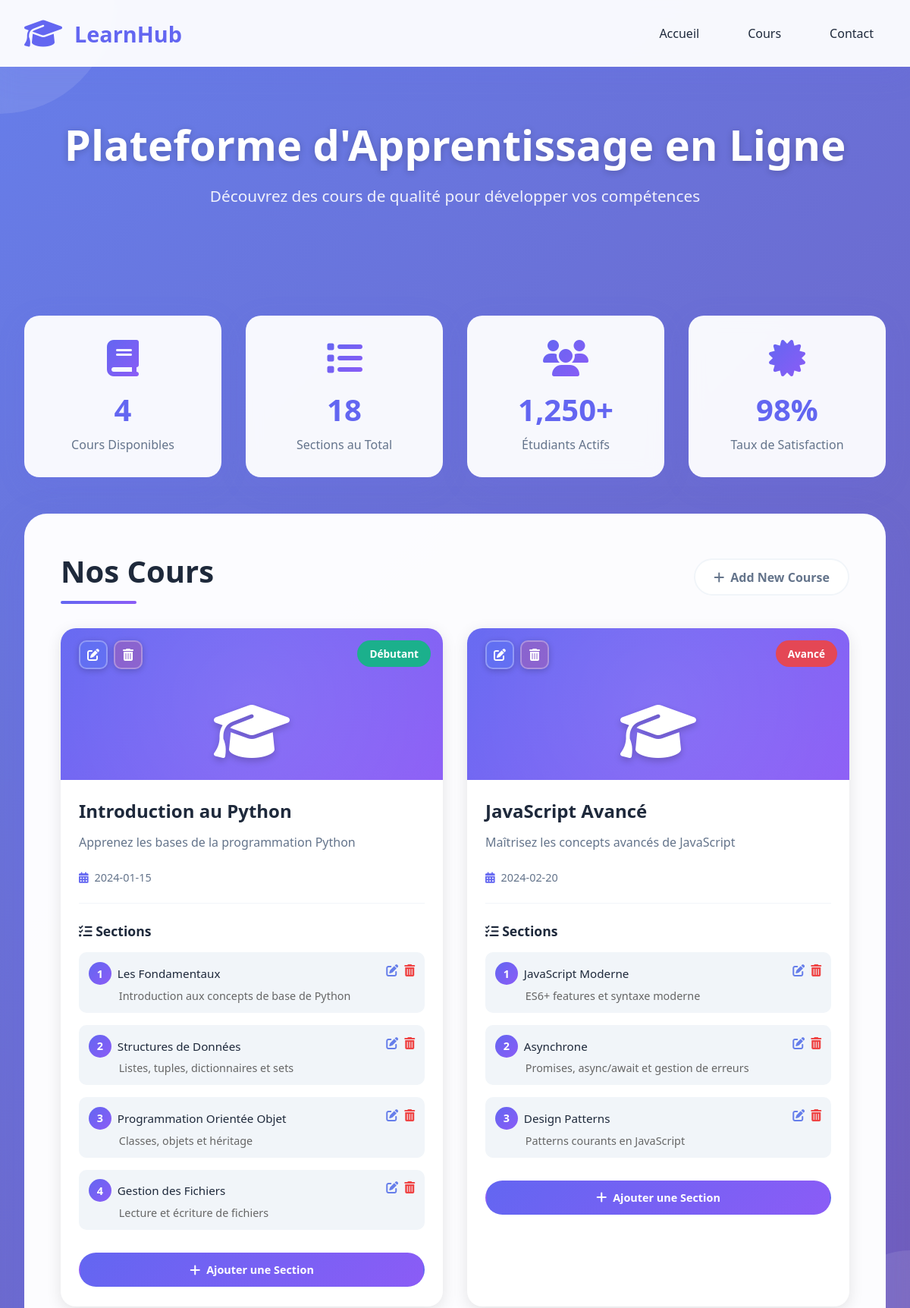
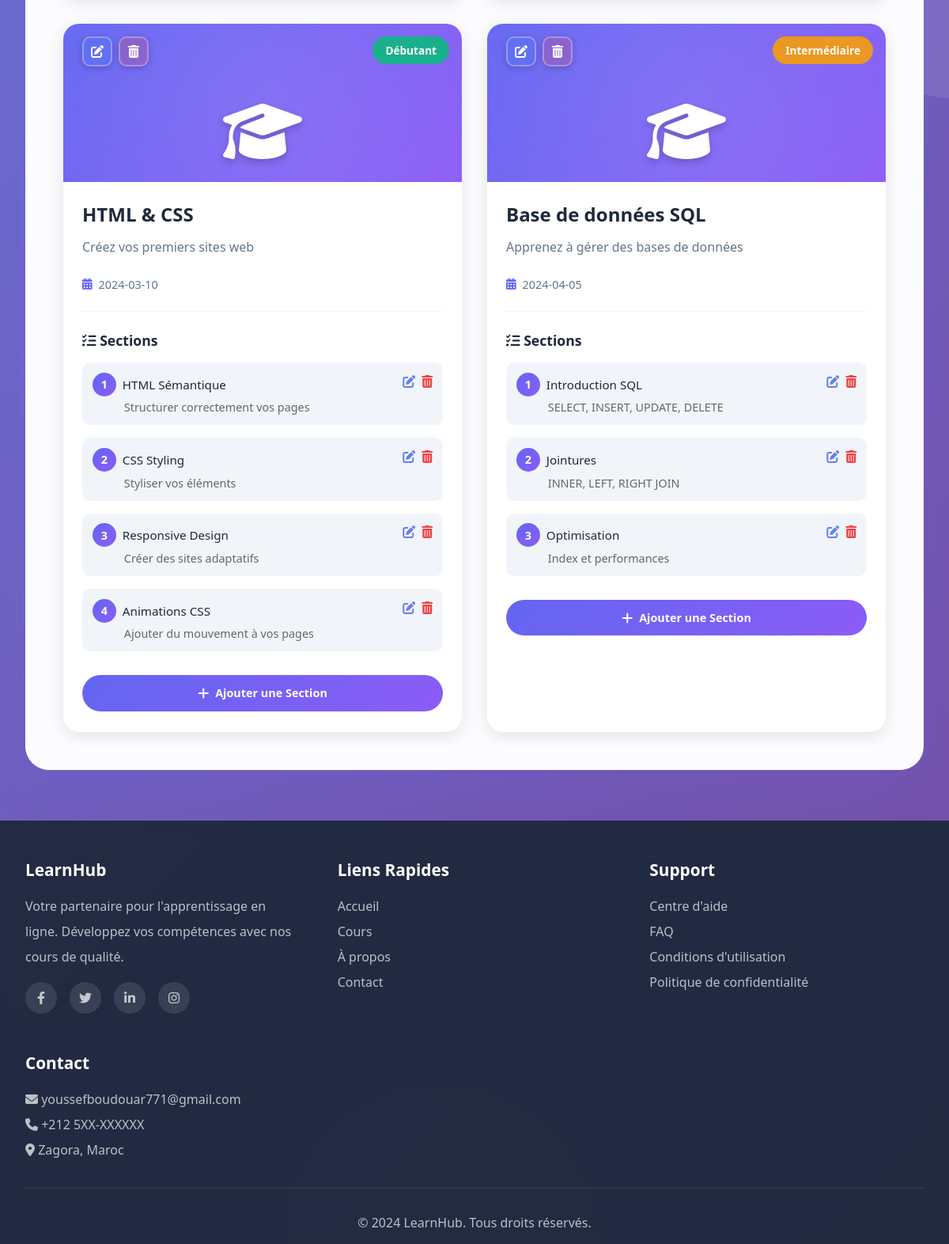
The page / on the database its author committed (2 pictures, top to bottom).
### tables this page shows
CREATE TABLE courses (
    id INT AUTO_INCREMENT PRIMARY KEY,
    title VARCHAR(100) NOT NULL,
    description TEXT,
    course_level ENUM('Débutant', 'Intermédiaire', 'Avancé') NOT NULL, 
    created_at DATE
);

CREATE TABLE sections (
    id INT AUTO_INCREMENT PRIMARY KEY,
    course_id INT NOT NULL,
	title VARCHAR(50) NOT NULL,
    content TEXT, 
    position INT,
	created_at DATE,
	FOREIGN KEY (course_id) REFERENCES courses(id) ON DELETE CASCADE,
	CONSTRAINT course_position UNIQUE(course_id, position)
);

### courses/courses_list.php (the view)
<?php
    $sql = "SELECT * FROM courses;";
    $result = mysqli_query($connection, $sql);
?>
<?php while($course = mysqli_fetch_assoc($result)) {?>
<div class="course-card">
    <div class="course-header">
        <div class="course-actions">
            <a href="courses/courses_edit.php?id=<?php echo $course['id']; ?>"
               class="action-btn edit-btn"
               title="Modifier">
                <i class="fas fa-edit"></i>
            </a>
            <a href="courses/courses_delete.php?id=<?php echo $course['id']; ?>"
               class="action-btn delete-btn"
               title="Supprimer"
               onclick="return confirm('Êtes-vous sûr de vouloir supprimer ce cours et toutes ses sections ?');">
                <i class="fas fa-trash-alt"></i>
            </a>
        </div>
        <div class="course-header-left">
            <i class="fas fa-graduation-cap course-icon"></i>
            <span class="course-level level-<?php echo $course['course_level']; ?>">
                <?php echo $course['course_level']?>
            </span>
        </div>
    </div>
    <div class="course-body">
        <h3 class="course-title">
            <?php echo $course['title']?>
        </h3>
        <p class="course-description">
            <?php echo $course['description']?>
        </p>
        <div class="course-meta">
            <span>
                <i class="fas fa-calendar-alt"></i>
                <?php echo $course['created_at']?>
            </span>
        </div>
        <div class="sections-preview">
            <h4><i class="fas fa-tasks"></i> Sections</h4>
            <?php
                $id = $course['id'];
                $sqll = "SELECT * FROM sections WHERE course_id = $id ORDER BY position";
                $res = mysqli_query($connection, $sqll);
                $section_count = mysqli_num_rows($res);
                if($section_count > 0) {
                    while($section = mysqli_fetch_assoc($res)) {
            ?>
            <div class="section-item" style="display: flex; justify-content: space-between; align-items: start; margin-bottom: 1rem;">
    <div style="flex: 1;">
        <div style="display: flex; align-items: center; gap: 0.5rem; margin-bottom: 0.3rem;">
            <span class="section-number"><?php echo $section['position']?></span>
            <span class="section-name"><?php echo $section['title']?></span>
        </div>
        <p style="margin: 0; padding-left: 2.5rem; color: #666; font-size: 0.9rem;">
            <?php echo $section['content']?>
        </p>
    </div>
    <div style="display: flex; gap: 0.5rem; margin-left: 1rem;">
        <a href="/sections/sections_edit.php?id=<?php echo $section['id']; ?>"
           style="color: #667eea; text-decoration: none;" title="Modifier">
            <i class="fas fa-edit"></i>
        </a>
        <a href="/sections/sections_delete.php?id=<?php echo $section['id']; ?>&course_id=<?php echo $course['id']; ?>"
           style="color: #ef4444; text-decoration: none;" title="Supprimer"
           onclick="return confirm('Tu veut supprimer cette section ?');">
            <i class="fas fa-trash-alt"></i>
        </a>
    </div>
</div>
            <?php
                    }
                } else {
                    echo '<p style="color: #666; font-size: 0.9rem; margin: 0.5rem 0;">Aucune section pour le moment</p>';
                }
            ?>
            <a href="/sections/sections_create.php?course_id=<?php echo $course['id']; ?>" class="filter-btn active">
                <i class="fas fa-plus"></i> Ajouter une Section
            </a>
        </div>
    </div>
</div>
<?php }?>

### header.php (shortened to what this page needs)
<!DOCTYPE html>
<html lang="fr">
<head>
    <link href="https://cdnjs.cloudflare.com/ajax/libs/font-awesome/6.4.0/css/all.min.css" rel="stylesheet">
    <link rel="stylesheet" href="/css/style.css">
</head>
<body>
    <div class="background-animation">
    </div>
    <header>
        <div class="container">
            <nav>
                <a href="/index.php" class="logo">
                    <i class="fas fa-graduation-cap"></i>
                    <span>LearnHub</span>
                </a>
                <ul class="nav-links">
                    <li><a href="/index.php">Accueil</a></li>
                    <li><a href="/courses/courses_list.php">Cours</a></li>
                    <li><a href="#contact">Contact</a></li>
                </ul>
            </nav>
        </div>
    </header>

### index.php
<?php
    require_once 'header.php';
    $sql = "SELECT * FROM courses;";
    $result = mysqli_query($connection, $sql);
    $courses_nb = mysqli_num_rows($result);
?>
    <section class="hero">
        <div class="container">
            <h1>Plateforme d'Apprentissage en Ligne</h1>
            <p>Découvrez des cours de qualité pour développer vos compétences</p>
        </div>
    </section>
    <div class="container">
        <div class="stats">
            <div class="stat-card">
                <i class="fas fa-book"></i>
                <h3><?=$courses_nb?></h3>
                <p>Cours Disponibles</p>
            </div>
            <div class="stat-card">
                <i class="fas fa-list"></i>
                <h3>18</h3>
                <p>Sections au Total</p>
            </div>
            <div class="stat-card">
                <i class="fas fa-users"></i>
                <h3>1,250+</h3>
                <p>Étudiants Actifs</p>
            </div>
            <div class="stat-card">
                <i class="fas fa-certificate"></i>
                <h3>98%</h3>
                <p>Taux de Satisfaction</p>
            </div>
        </div>
        <div class="courses-section" id="courses">
            <div class="section-header">
                <h2>Nos Cours</h2>
                <div class="filter-tabs">
    <a href="/courses/courses_create.php" class="filter-btn">
        <i class="fas fa-plus"></i> Add New Course
    </a>
</div>
            </div>
            <div class="courses-grid" id="coursesGrid">
                <?php
                    require_once 'courses/courses_list.php'
                ?>
            </div>
        </div>
    </div>
<?php
    require_once 'footer.php'
?>

### footer.php
<footer>
        <div class="container">
            <div class="footer-content">
                <div class="footer-section">
                    <h3>LearnHub</h3>
                    <p>Votre partenaire pour l'apprentissage en ligne. Développez vos compétences avec nos cours de qualité.</p>
                    <div class="social-links">
                        <a href="#"><i class="fab fa-facebook-f"></i></a>
                        <a href="#"><i class="fab fa-twitter"></i></a>
                        <a href="#"><i class="fab fa-linkedin-in"></i></a>
                        <a href="#"><i class="fab fa-instagram"></i></a>
                    </div>
                </div>
                <div class="footer-section">
                    <h3>Liens Rapides</h3>
                    <a href="/index.php">Accueil</a><br>
                    <a href="/courses/courses_list.php">Cours</a><br>
                    <a href="#about">À propos</a><br>
                    <a href="#contact">Contact</a>
                </div>
                <div class="footer-section">
                    <h3>Support</h3>
                    <a href="#">Centre d'aide</a><br>
                    <a href="#">FAQ</a><br>
                    <a href="#">Conditions d'utilisation</a><br>
                    <a href="#">Politique de confidentialité</a>
                </div>
                <div class="footer-section">
                    <h3>Contact</h3>
                    <p><i class="fas fa-envelope"></i> youssefboudouar771@gmail.com</p>
                    <p><i class="fas fa-phone"></i> +212 5XX-XXXXXX</p>
                    <p><i class="fas fa-map-marker-alt"></i> Zagora, Maroc</p>
                </div>
            </div>
            <div class="footer-bottom">
                <p>&copy; 2024 LearnHub. Tous droits réservés.</p>
            </div>
        </div>
    </footer>
</body>
</html>

### rows shown on the page
courses: course_level "Débutant", title "Introduction au Python", description "Apprenez les bases de la programmation Python", created_at "2024-01-15"
sections: position "1", title "Les Fondamentaux", content "Introduction aux concepts de base de Python"
sections: position "2", title "Structures de Données", content "Listes, tuples, dictionnaires et sets"
sections: position "3", title "Programmation Orientée Objet", content "Classes, objets et héritage"
sections: position "4", title "Gestion des Fichiers", content "Lecture et écriture de fichiers"
courses: course_level "Avancé", title "JavaScript Avancé", description "Maîtrisez les concepts avancés de JavaScript", created_at "2024-02-20"
sections: position "1", title "JavaScript Moderne", content "ES6+ features et syntaxe moderne"
sections: position "2", title "Asynchrone", content "Promises, async/await et gestion de erreurs"
sections: position "3", title "Design Patterns", content "Patterns courants en JavaScript"
courses: course_level "Débutant", title "HTML & CSS", description "Créez vos premiers sites web", created_at "2024-03-10"
sections: position "1", title "HTML Sémantique", content "Structurer correctement vos pages"
sections: position "2", title "CSS Styling", content "Styliser vos éléments"
sections: position "3", title "Responsive Design", content "Créer des sites adaptatifs"
sections: position "4", title "Animations CSS", content "Ajouter du mouvement à vos pages"
courses: course_level "Intermédiaire", title "Base de données SQL", description "Apprenez à gérer des bases de données", created_at "2024-04-05"
sections: position "1", title "Introduction SQL", content "SELECT, INSERT, UPDATE, DELETE"
sections: position "2", title "Jointures", content "INNER, LEFT, RIGHT JOIN"
sections: position "3", title "Optimisation", content "Index et performances"

### other values the page prints
$courses_nb "4"
